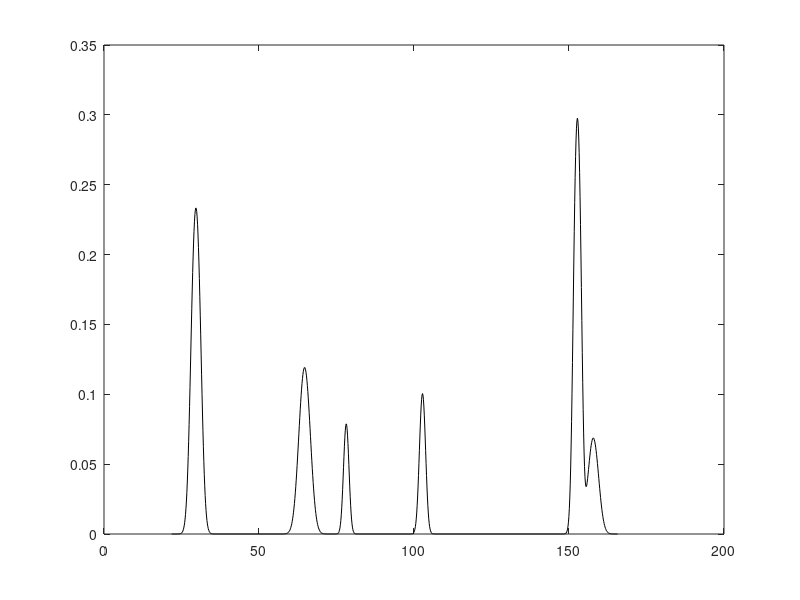

Write the MATLAB code that produced this figure. (Note: this script raises an error after producing the figure.)
function [bias,H,H_alt] = enttest

plotflag = nargout == 0;

K = 6;

w = exp(randn(1,K));
w = w ./ sum(w);
mu = 200*rand(1,K);
sigma = exp(0.2*randn(1,K));

% w, mu, sigma


xx = linspace(min(mu)-max(sigma)*5, max(mu)+max(sigma)*5, 1e3);
dx = xx(2)-xx(1);

p = zeros(size(xx));
for k = 1:K
    p = p + w(k)*normpdf(xx,mu(k),sigma(k));
end

if plotflag
    hold off;
    plot(xx, -p.*log(p), 'k'); hold on;
end

H = qtrapz(-p.*log(p))*dx;

y = normphi(xx,w,mu,sigma);
if plotflag
    plot(xx, y, 'k--'); hold on;
end

H_p = 0;

tic
y_rbf = zeros(size(xx));
for k = 1:K
    eta = 1.0;
    Xtrain = [mu(:); mu(:) + eta*sigma(:); mu(:) - eta*sigma(:)]';

    mu_star = (mu(k).*sigma.^2 + mu.*sigma(k)^2)./(sigma(k)^2 + sigma.^2);
    sigma_star = sqrt(sigma .* sigma(k)./sqrt(sigma(k)^2 + sigma.^2));
    
    Xtrain = [Xtrain, mu_star, mu_star + eta*sigma_star, mu - eta*sigma_star];
    Ytrain = normphi(Xtrain,w,mu,sigma,k)';
        
    mu_rbf = mu;
    sigma_rbf = repmat(sigma,[1,1]);
    
    mu_rbf = [mu_rbf, mu_star];
    sigma_rbf = [sigma_rbf, sigma_star];
    
    w_rbf = rbfn_train(Xtrain,Ytrain,mu_rbf,sigma_rbf);
    y_rbf = y_rbf + rbfn_eval(xx,w_rbf,mu_rbf,sigma_rbf);
    
    H_p = H_p + sum(w_rbf.*sigma_rbf)*sqrt(2*pi);
end
toc

if plotflag
    plot(xx, y_rbf, 'r:'); hold on;
end

%H
H_alt = -sum(w.*log(w)) + sum(w.*log(sigma.*sqrt(2*pi*exp(1)))) - H_p;

bias = H_alt - H;

end

function y = normphi(xx,w,mu,sigma,k_range)

K = numel(w);
if nargin < 5 || isempty(k_range); k_range = 1:K; end

y = zeros(size(xx));
for k = k_range
    logphi_k = NaN(K,numel(xx));
    for j = 1:K
        logphi_k(j,:) = log(w(j)) - log(w(k)) + normlogpdf(xx,mu(j),sigma(j))-normlogpdf(xx,mu(k),sigma(k));
    end
    lnZ = max(logphi_k,[],1);
    logphi_k = bsxfun(@minus, logphi_k, lnZ);
    phi_k = log(nansum(exp(logphi_k),1)) + lnZ;
    
    y = y + w(k)*normpdf(xx,mu(k),sigma(k)).*phi_k;
end

end

function [F,rho] = rbfn_eval(X,w,Mu,Sigma)
%RBFNEVAL Evaluate radial basis function network.

if nargin < 4 || isempty(Sigma); Sigma = 1; end

[D,N] = size(X);

D2 = sq_dist(Mu, X);
if isscalar(Sigma)
    D2 = D2/Sigma^2;
else
    D2 = bsxfun(@rdivide,D2,Sigma(:).^2);
end

rho = exp(-0.5*D2);

if isempty(w); F = []; else; F = w*rho; end


end

function [w,Phi] = rbfn_train(Xtrain,Ytrain,Mu,Sigma)
    [~,Phi] = rbfn_eval(Xtrain,[],Mu,Sigma);
    w = ((Phi'+ 1e-6*eye(size(Phi'))) \ Ytrain(:))';
end

